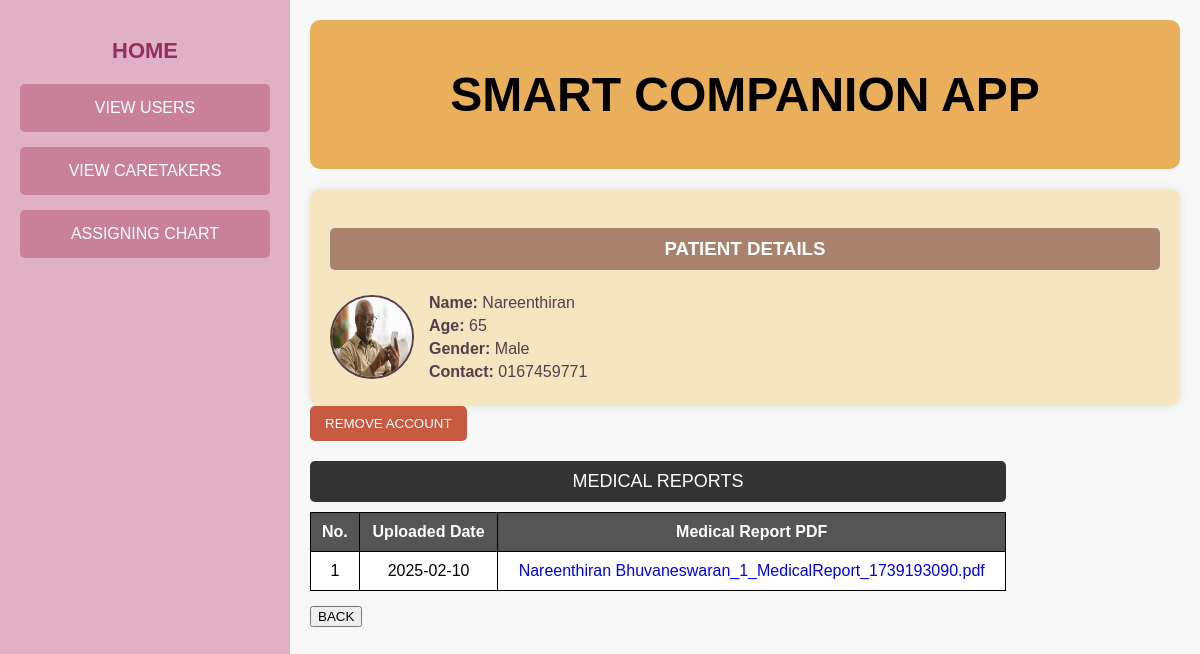
Screenshot of /aviewuserprofile?p_id=1 with the database file from the repository.
### tables this page shows
CREATE TABLE user (
            id INTEGER PRIMARY KEY AUTOINCREMENT,
            name TEXT NOT NULL,
            age TEXT NOT NULL,
            gender TEXT NOT NULL,
            username TEXT NOT NULL,
            password TEXT NOT NULL,
            ph_num TEXT NOT NULL
        );

CREATE TABLE medical_data (
            id INTEGER PRIMARY KEY AUTOINCREMENT,
            name TEXT NOT NULL,
            user_id TEXT NOT NULL,
            uploaded_date TEXT NOT NULL,
            pdf_name TEXT NOT NULL
        );

### app.py (the view)
@app.route("/aviewuserprofile", methods=["GET", "POST"])
def aviewfuserprofile():
    db = get_db()
    cursor = db.cursor()
    user_id = request.args.get('p_id')
    cursor.execute('SELECT * FROM user WHERE id = ?',(user_id,))
    user = cursor.fetchone()
    str_user_id =  str(user[0])
    cursor.execute('SELECT * FROM medical_data WHERE user_id = ?',(user_id,))
    report = cursor.fetchall()
    db.close()
    with open("static/img_log/user/"+ str_user_id + ".txt", "r") as file:
        image_name = str(file.read())
        image_url= url_for('static', filename='uploads/'+ image_name )
    return render_template("Admin/viewuserprofile.html", user=user, image_url=image_url, image_name=image_name, report=report)

### app.py (called while the page is built)
def get_db():
    if 'db' not in g:
        g.db = sqlite3.connect('project.db')
        g.db.row_factory = sqlite3.Row
    return g.db

### templates/Admin/viewuserprofile.html (shortened to what this page needs)
<!DOCTYPE html>
<html lang="en">
<head>
    <link rel="stylesheet" href="static/profile.css">
</head>
<body>
    <div class="container">
        <div class="sidebar">
            <a href="{{ url_for('admin') }}"><h2>HOME</h2></a>
            <a href="{{ url_for('aviewusers') }}"><button class="nav-btn">VIEW USERS</button></a>
            <a href="{{ url_for('aviewcare') }}"><button class="nav-btn">VIEW CARETAKERS</button></a>
            <a href="{{ url_for('assign') }}"><button class="nav-btn">ASSIGNING CHART</button></a>
        </div>
        <div class="profile-section">
            <div class="header">
                <h1>SMART COMPANION APP</h1>
            </div>
            <div class="profile-card">
                <h3>PATIENT DETAILS</h3>
                 <div class="profile-content">
                    <img src="{{ image_url }}" alt="Profile Picture" class="profile-img">
                    <div class="profile-details">
                        <p><strong>Name:</strong> {{ user['name'] }}</p>
                        <p><strong>Age:</strong> {{ user['age'] }}</p>
                        <p><strong>Gender:</strong> {{ user['gender'] }}</p>
                        <p><strong>Contact:</strong> {{ user['ph_num'] }}</p>
                    </div>
                </div>
            </div>
            <button class="remove-btn"  onclick="OpenPopup()">REMOVE ACCOUNT</button>
             <div class="contacts-section">
                <div class="top-bar">
                    <div class="contacts-title">MEDICAL REPORTS</div>
                </div>
                <div class="medical-table-container">
                    <table class="contacts-table">
                        <thead>
                            <tr>
                                <th>No.</th>
                                <th>Uploaded Date</th>
                                <th>Medical Report PDF</th>
                            </tr>
                        </thead>
                        <tbody>
                            {% for reports in report %}
                            <tr>
                                <td>{{ loop.index }}</td>
                                <td>{{ reports[3] }}</td>
                                <td><a href="{{ url_for('static', filename='report/user/' + reports[4]) }}" target="_blank">{{ reports[4] }}</a></td>
                            </tr>
                            {% endfor %}
                        </tbody>
                    </table>
                </div>
            <div class="buttons">
                <a href="{{ url_for('aviewusers') }}"><button class="back-btn">BACK</button></a>
            </div>
        </div>
    </div>
</body>
</html>

### static/profile.css (style rules this page uses)
body { font-family: Arial, sans-serif; background-color: #f8f8f8; margin: 0; padding: 0; }
.container { display: flex; height: 100vh; }
.sidebar { width: 250px; background-color: #e0b0c4; padding: 20px; text-align: center; }
a { text-decoration: none; }
.sidebar h2 { color: #972d5d; font-size: 22px; margin-bottom: 20px; font-weight: bold; text-decoration: none; transition: color 0.3s ease; }
.nav-btn { display: block; width: 100%; padding: 15px; margin-bottom: 15px; background-color: #c98199; border: none; color: white; font-size: 16px; cursor: pointer; border-radius: 5px; }
.contacts-section { width: 80%; margin-top: 20px; text-align: center; }
.contacts-title { background-color: #333; color: white; padding: 10px; border-radius: 5px; font-size: 18px; }
.contacts-table { width: 100%; margin-top: 10px; border-collapse: collapse; background-color: white; }
.contacts-table th, .contacts-table td { border: 1px solid black; padding: 10px; text-align: center; }
.contacts-table th { background-color: #555; color: white; }
.profile-section { flex-grow: 1; padding: 20px; }
.header { background-color: #e9af5b; padding: 15px; text-align: center; font-size: 24px; font-weight: bold; border-radius: 10px; }
.profile-card { background-color: #f6e5c1; padding: 20px; border-radius: 10px; margin-top: 20px; box-shadow: 0 0 10px rgba(0, 0, 0, 0.1); }
.profile-card h3 { background-color: #a9826d; color: white; text-align: center; padding: 10px; border-radius: 5px; }
.profile-content { display: flex; align-items: center; margin-top: 15px; }
.profile-img { width: 80px; height: 80px; border-radius: 50%; margin-right: 15px; border: 2px solid #5a3b49; }
.profile-details p { font-size: 16px; color: #5a3b49; margin: 5px 0; }
.buttons { display: flex; justify-content: space-between; align-items: center; margin-top: 15px; }
.remove-btn { background-color: #c95a42; color: white; padding: 10px 15px; border: none; border-radius: 5px; cursor: pointer; }

### rows the page displays
user: name "Nareenthiran", age "65", gender "Male", ph_num "0167459771"
medical_data: uploaded_date "2025-02-10", pdf_name "Nareenthiran Bhuvaneswaran_1_MedicalReport_1739193090.pdf"
